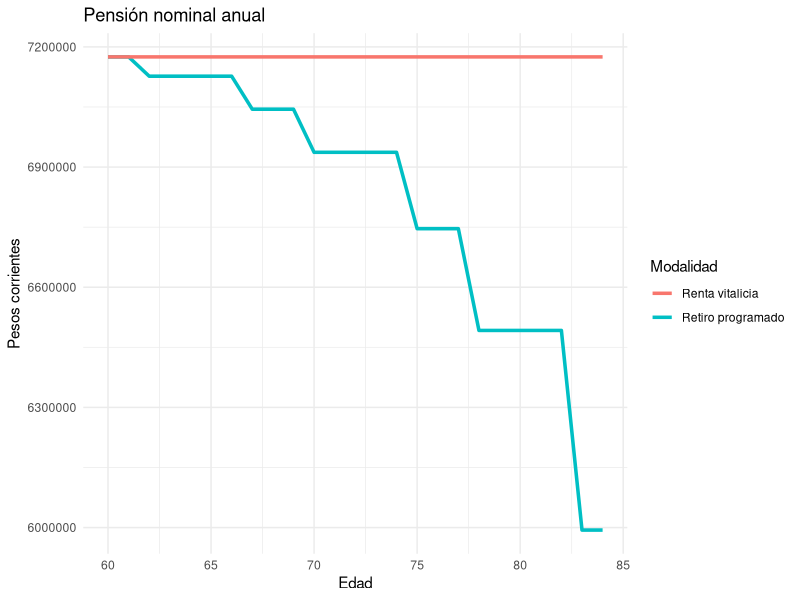
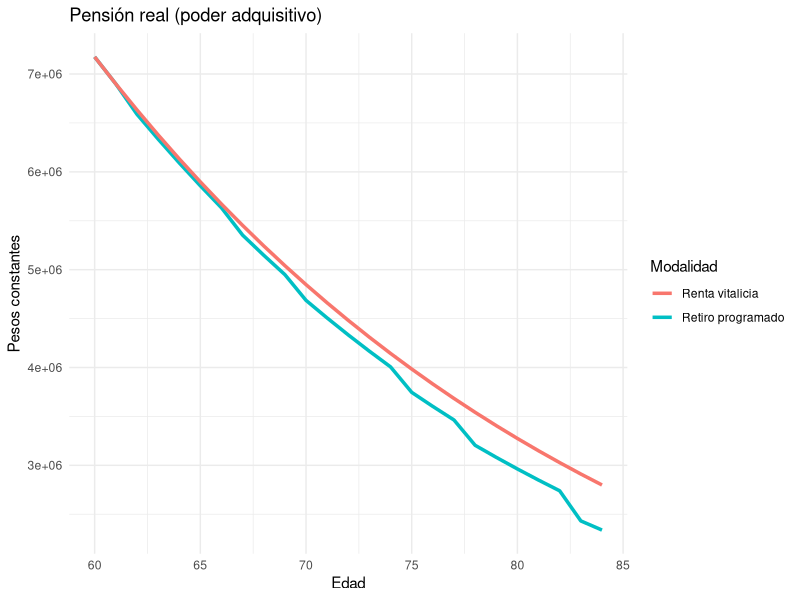
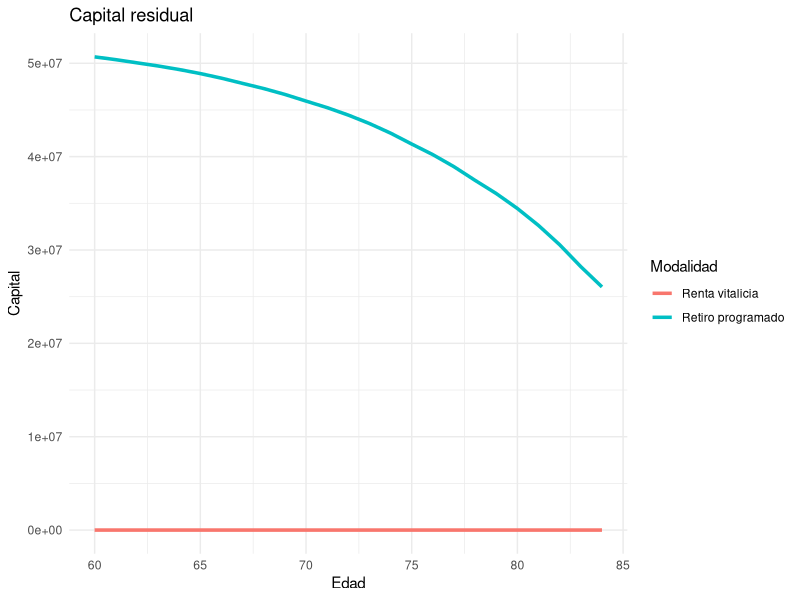
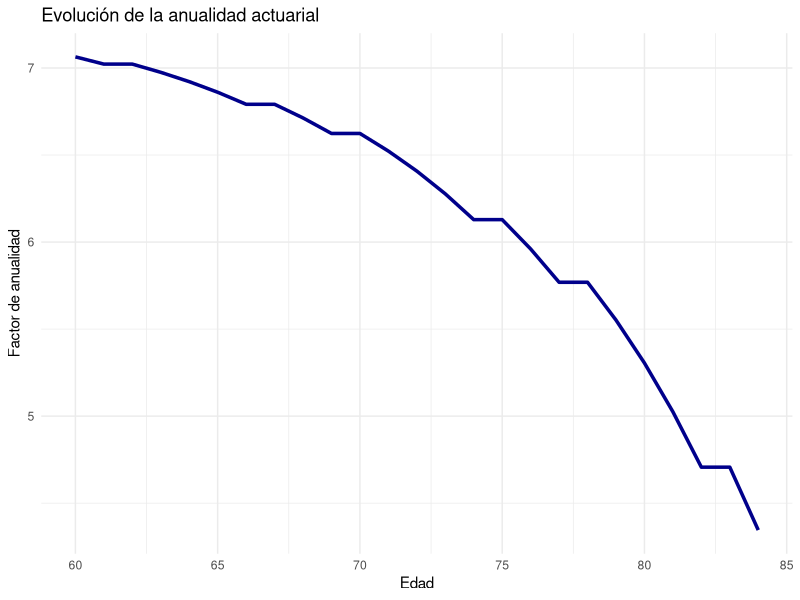

Write the R code that produced these figures, in order.
library(tidyverse)

# =========================
# PARAMETROS
# =========================

edad_inicio <- 20
edad_retiro <- 60
edad_muerte_inicial <- 85

salario_inicial <- 30000

crec_real_salario <- 0.01
inflacion <- 0.04

cotizacion <- 0.084

rendimiento_real <- 0.092
tasa_tecnica_real <- 0.092

incremento_longev <- 0.25  # años que aumenta la esperanza de vida cada año

# =========================
# TASAS NOMINALES
# =========================

rendimiento_nominal <- (1+rendimiento_real)*(1+inflacion)-1
tasa_tecnica_nominal <- (1+tasa_tecnica_real)*(1+inflacion)-1

crec_nominal_salario <- (1+crec_real_salario)*(1+inflacion)-1

# =========================
# PERIODOS
# =========================

anios_trabajo <- edad_retiro - edad_inicio
anios_retiro <- edad_muerte_inicial - edad_retiro

# =========================
# ACUMULACION DEL FONDO
# =========================

edad <- seq(edad_inicio, edad_retiro-1)

salario <- salario_inicial*(1+crec_nominal_salario)^(edad-edad_inicio)

aporte <- salario*cotizacion*12  # aportes anuales

fondo <- numeric(length(edad))

for(i in 2:length(fondo)){
  
  fondo[i] <- fondo[i-1]*(1+rendimiento_nominal) + aporte[i]
  
}

capital <- tail(fondo,1)

cat("Capital acumulado al retiro:", round(capital), "\n")

# =========================
# RETIRO PROGRAMADO
# =========================

edad_pension <- seq(edad_retiro, edad_muerte_inicial-1)

pension_rp <- numeric(anios_retiro)
capital_rp <- numeric(anios_retiro)
anualidad <- numeric(anios_retiro)

capital_rp[1] <- capital

vida_restante <- anios_retiro

for(t in 1:anios_retiro){
  
  anualidad[t] <- sum(1/(1+tasa_tecnica_nominal)^(1:round(vida_restante)))
  
  pension_rp[t] <- capital_rp[t]/anualidad[t]
  
  if(t < anios_retiro){
    
    capital_rp[t+1] <- capital_rp[t]*(1+rendimiento_nominal) - pension_rp[t]
    
  }
  
  # actualización actuarial de longevidad
  
  vida_restante <- vida_restante - 1 + incremento_longev
  
}

# =========================
# RENTA VITALICIA
# =========================

anualidad_total <- sum(1/(1+tasa_tecnica_nominal)^(1:anios_retiro))

pension_rv <- rep(capital/anualidad_total, anios_retiro)

capital_rv <- rep(0, anios_retiro)

# =========================
# PENSION REAL
# =========================

inflacion_acum <- (1+inflacion)^(0:(anios_retiro-1))

pension_rp_real <- pension_rp / inflacion_acum
pension_rv_real <- pension_rv / inflacion_acum

# =========================
# DATAFRAME
# =========================

df <- data.frame(
  
  edad = edad_pension,
  
  pension_rp_nominal = pension_rp,
  pension_rp_real = pension_rp_real,
  
  pension_rv_nominal = pension_rv,
  pension_rv_real = pension_rv_real,
  
  capital_rp = capital_rp,
  capital_rv = capital_rv,
  
  anualidad = anualidad
  
)

# =========================
# GRAFICO PENSION NOMINAL
# =========================

ggplot(df,aes(x=edad))+
  
  geom_line(aes(y=pension_rp_nominal,color="Retiro programado"),size=1.2)+
  
  geom_line(aes(y=pension_rv_nominal,color="Renta vitalicia"),size=1.2)+
  
  labs(
    title="Pensión nominal anual",
    x="Edad",
    y="Pesos corrientes",
    color="Modalidad"
  )+
  
  theme_minimal()

# =========================
# GRAFICO PENSION REAL
# =========================

ggplot(df,aes(x=edad))+
  
  geom_line(aes(y=pension_rp_real,color="Retiro programado"),size=1.2)+
  
  geom_line(aes(y=pension_rv_real,color="Renta vitalicia"),size=1.2)+
  
  labs(
    title="Pensión real (poder adquisitivo)",
    x="Edad",
    y="Pesos constantes",
    color="Modalidad"
  )+
  
  theme_minimal()

# =========================
# GRAFICO CAPITAL RESIDUAL
# =========================

ggplot(df,aes(x=edad))+
  
  geom_line(aes(y=capital_rp,color="Retiro programado"),size=1.2)+
  
  geom_line(aes(y=capital_rv,color="Renta vitalicia"),size=1.2)+
  
  labs(
    title="Capital residual",
    x="Edad",
    y="Capital",
    color="Modalidad"
  )+
  
  theme_minimal()

# =========================
# GRAFICO ANUALIDAD
# =========================

ggplot(df,aes(x=edad,y=anualidad))+
  
  geom_line(size=1.2,color="darkblue")+
  
  labs(
    title="Evolución de la anualidad actuarial",
    x="Edad",
    y="Factor de anualidad"
  )+
  
  theme_minimal()
